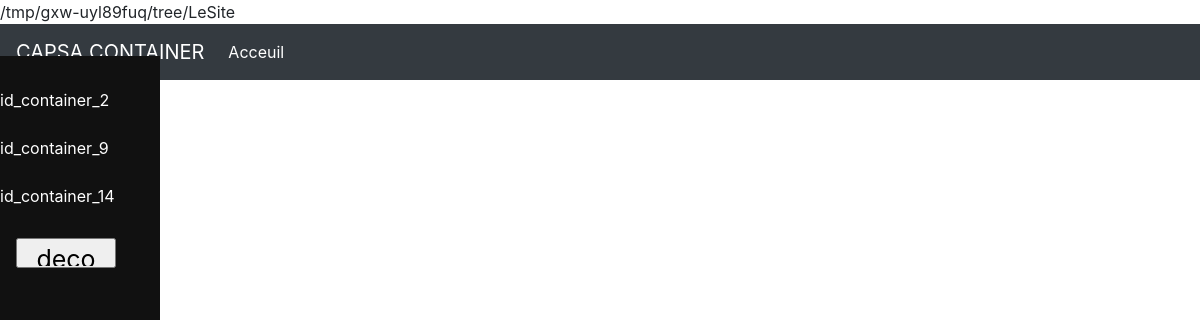
The page /LeSite/EcranVue.php on the database as committed earlier.
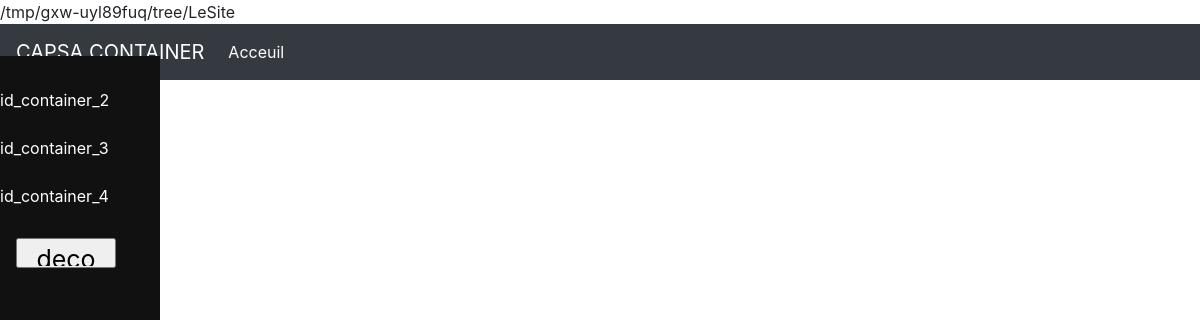
The same page on the database as committed later.
### tables this page shows
CREATE TABLE IF NOT EXISTS `container` (
  `id_container` int(11) NOT NULL AUTO_INCREMENT,
  `id_container_type` int(11) NOT NULL,
  `date_acquisition` datetime NOT NULL,
  `date_fin` datetime DEFAULT NULL,
  `libelle` varchar(255) NOT NULL,
  PRIMARY KEY (`id_container`)
);

### LeSite/EcranVue.php (the view, shortened to what this page needs)
<?php include './assets/inc/application_include.php'; ?>
<?php
  print_r(realpath("."));
?>
<html>
    <head>
        <?php include $MyHomePath.'assets/inc/head.php'; ?>
    </head>
	<body>
        <nav class="navbar navbar-expand-lg navbar-dark bg-dark">
          	<a class="navbar-brand" href="#">CAPSA CONTAINER</a>
          	<div class="collapse navbar-collapse" id="navbarColor01">
            	<ul class="navbar-nav mr-auto" >
              		<li class="nav-item active">
                		<a class="nav-link" href="#">Acceuil <span class="sr-only">(current)</span></a>
              		</li>
	            </ul>
          	</div>
        </nav>
        <div class="col-md-12">
          </div>
<div class="sidenav">
<a href='#'><?php  ?></a>
<?php
$connection=mysqli_connect("localhost", "root", "", "capsadomotique");
$requete=mysqli_query($connection,"SELECT id_container FROM container");
mysqli_fetch_array($requete);
?>
<div id='#id_container'><?php
while($resultat=mysqli_fetch_array($requete)) {
    echo 'id_container_'. $resultat['id_container']."<br>"."<br>";
 }
?>
<a href="#"><input type="button" value="deco" style="width:100px; height:30px;"></a>
</div>
</div>
  	</body>
</html>

### LeSite/assets/inc/head.php (shortened to what this page needs)
<link rel="stylesheet" href="./assets/rsc/font-awesome-4.7.0/css/font-awesome.min.css">
<link rel="stylesheet" href="./assets/rsc/bootstrap-4.1.3/css/bootstrap.min.css">
<link rel="stylesheet" href="./assets/style/main.css">

### LeSite/EcranVue.php (style rules this page uses)
body { font-family: "Lato", sans-serif; }
.sidenav { height: 100%; width: 160px; position: fixed; z-index: 1; top: 56; left: 0; background-color: #111; overflow-x: hidden; padding-top: 20px; color: white; }
.sidenav a { padding: 6px 8px 6px 16px; text-decoration: none; font-size: 25px; color: #818181; display: block; }

Rows that differ between the two databases and show on the page:
removed container: id_container "9"
removed container: id_container "14"
added container: id_container "3"
added container: id_container "4"
